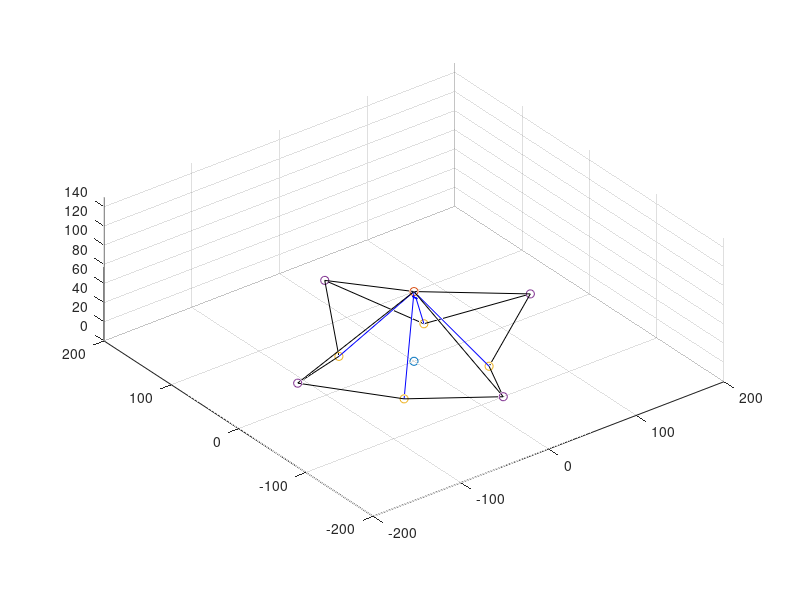

Reproduce this figure in MATLAB. (Note: this script raises an error after producing the figure.)
%%Take a certain octahedron as an example，and how to display it 

clear
close all

%% Load object data and corner data

%% This data name is 'Pyramid_1',its dimension is 392*6
%% that is, the object has 392 feature point, each point has 6 dimensions (x,y,z,alpha,beta,gamma)
load('octahedron_model_1.mat'); 

%%  This data name is 'Pyramid_corner_1',its dimension is 392*9, 
%% Each feature point represents a triangle piece, and a triangle has three vertices (named A,B,C).
%% The three vertices coordinates of a triangle is 9 dimensions, 
%% A=Pyramid_corner_1(:,1:3);B=Pyramid_corner_1(:,4:6); C=Pyramid_corner_1(:,7:9);
load('octahedron_model_corner_1.mat');


%% Load the vertices of the deformable octahedron
%% This data name is 'Pyramid_vertex',its dimension is 9*3*16, 
%% That is, 9 vertices * coordinates(x,y,z) * pattern sequence
%% This object model has a total of 16 patterns
%% Note that thess vertices are to show the object boundaries, not the target point to be covered.
load('Set_Pyramid_vertex.mat');



%% Assign data to target object
target_object=Pyramid_1;
target_object_corner=Pyramid_corner_1;
target_object_vertex=Pyramid_vertex(:,:,1);
singleobject_num=length(Pyramid_1(:,1));


%% The unit of the object is m, we can change it to cm, and zoom in 100 times.
target_object(:,1:3)=100*target_object(:,1:3);
target_object_corner=100*target_object_corner;
target_object_vertex=100*target_object_vertex;

%% Given a length, as the length of the drawn direction
fa_norm_plot=10;


figure(1)
scatter3(0,0,0,'w*');
axis([-200 200 -200 200 0 150]);
axis equal
hold on

% draw object vertices and connect them
scatter3(target_object_vertex(1,1),target_object_vertex(1,2),target_object_vertex(1,3),'g*');
scatter3(target_object_vertex(2:5,1),target_object_vertex(2:5,2),target_object_vertex(2:5,3),'b*');
scatter3(target_object_vertex(6:9,1),target_object_vertex(6:9,2),target_object_vertex(6:9,3),'r*');

plot3([target_object_vertex(1,1),target_object_vertex(2,1)],[target_object_vertex(1,2),target_object_vertex(2,2)],[target_object_vertex(1,3),target_object_vertex(2,3)],'b-');
plot3([target_object_vertex(1,1),target_object_vertex(3,1)],[target_object_vertex(1,2),target_object_vertex(3,2)],[target_object_vertex(1,3),target_object_vertex(3,3)],'b-');
plot3([target_object_vertex(1,1),target_object_vertex(4,1)],[target_object_vertex(1,2),target_object_vertex(4,2)],[target_object_vertex(1,3),target_object_vertex(4,3)],'b-');
plot3([target_object_vertex(1,1),target_object_vertex(5,1)],[target_object_vertex(1,2),target_object_vertex(5,2)],[target_object_vertex(1,3),target_object_vertex(5,3)],'b-');

plot3([target_object_vertex(1,1),target_object_vertex(6,1)],[target_object_vertex(1,2),target_object_vertex(6,2)],[target_object_vertex(1,3),target_object_vertex(6,3)],'k-');
plot3([target_object_vertex(1,1),target_object_vertex(7,1)],[target_object_vertex(1,2),target_object_vertex(7,2)],[target_object_vertex(1,3),target_object_vertex(7,3)],'k-');
plot3([target_object_vertex(1,1),target_object_vertex(8,1)],[target_object_vertex(1,2),target_object_vertex(8,2)],[target_object_vertex(1,3),target_object_vertex(8,3)],'k-');
plot3([target_object_vertex(1,1),target_object_vertex(9,1)],[target_object_vertex(1,2),target_object_vertex(9,2)],[target_object_vertex(1,3),target_object_vertex(9,3)],'k-');

plot3([target_object_vertex(2,1) target_object_vertex(6,1)],[target_object_vertex(2,2) target_object_vertex(6,2)],[target_object_vertex(2,3) target_object_vertex(6,3)],'k-');
plot3([target_object_vertex(3,1) target_object_vertex(7,1)],[target_object_vertex(3,2) target_object_vertex(7,2)],[target_object_vertex(3,3) target_object_vertex(7,3)],'k-');
plot3([target_object_vertex(4,1) target_object_vertex(8,1)],[target_object_vertex(4,2) target_object_vertex(8,2)],[target_object_vertex(4,3) target_object_vertex(8,3)],'k-');
plot3([target_object_vertex(5,1) target_object_vertex(9,1)],[target_object_vertex(5,2) target_object_vertex(9,2)],[target_object_vertex(5,3) target_object_vertex(9,3)],'k-');

plot3([target_object_vertex(3,1) target_object_vertex(6,1)],[target_object_vertex(3,2) target_object_vertex(6,2)],[target_object_vertex(3,3) target_object_vertex(6,3)],'k-');
plot3([target_object_vertex(4,1) target_object_vertex(7,1)],[target_object_vertex(4,2) target_object_vertex(7,2)],[target_object_vertex(4,3) target_object_vertex(7,3)],'k-');
plot3([target_object_vertex(5,1) target_object_vertex(8,1)],[target_object_vertex(5,2) target_object_vertex(8,2)],[target_object_vertex(5,3) target_object_vertex(8,3)],'k-');
plot3([target_object_vertex(2,1) target_object_vertex(9,1)],[target_object_vertex(2,2) target_object_vertex(9,2)],[target_object_vertex(2,3) target_object_vertex(9,3)],'k-');

%% Draw a set of covering target points (feature points)
for k_sfp=1: singleobject_num
    quiver3(target_object(k_sfp,1),target_object(k_sfp,2),target_object(k_sfp,3),target_object(k_sfp,4)*fa_norm_plot,target_object(k_sfp,5)*fa_norm_plot,target_object(k_sfp,6)*fa_norm_plot,'LineWidth',1,'Color','b','MaxHeadSize',0.5);
    
    
    fill3([target_object_corner(k_sfp,1) target_object_corner(k_sfp,4) target_object_corner(k_sfp,7)],[target_object_corner(k_sfp,2) target_object_corner(k_sfp,5) target_object_corner(k_sfp,8)],[target_object_corner(k_sfp,3) target_object_corner(k_sfp,6) target_object_corner(k_sfp,9)],[72, 40, 54]/255,'FaceAlpha','0.15','EdgeAlpha','0');
 
end
hold off